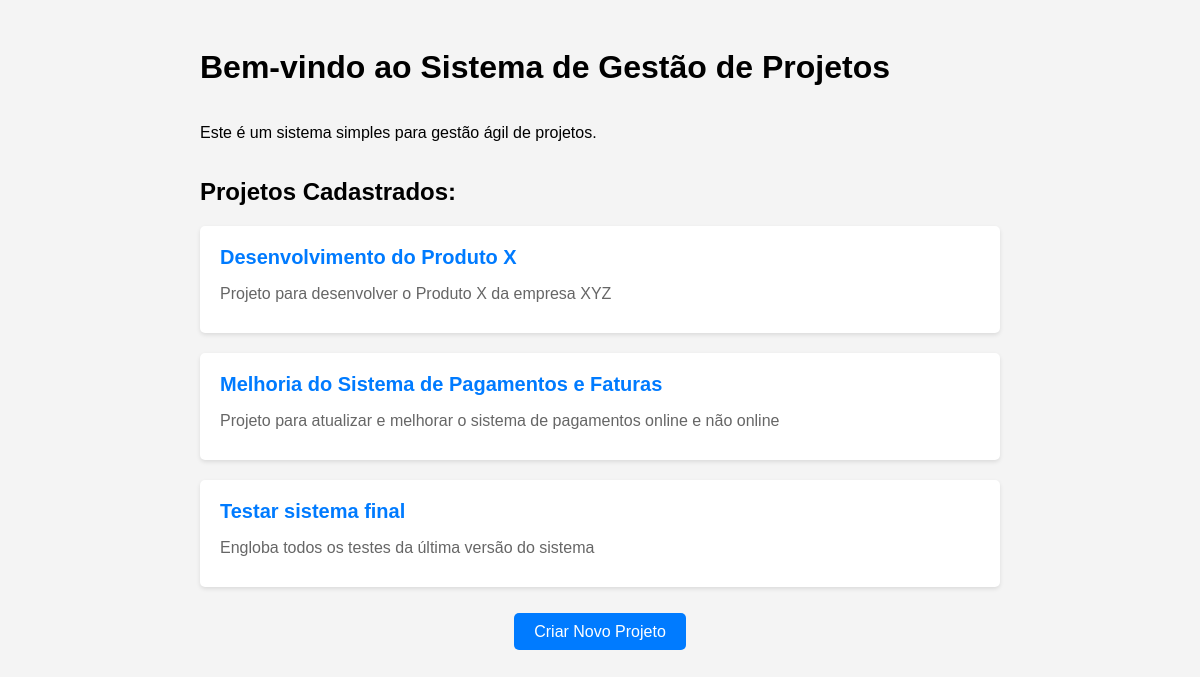
The page / on the database its author committed.
### tables this page shows
CREATE TABLE projetos (
                        id INTEGER PRIMARY KEY AUTOINCREMENT,
                        nome TEXT NOT NULL,
                        descricao TEXT NOT NULL,
                        data_criacao DATE NOT NULL DEFAULT CURRENT_DATE
                     );

### app.py (the view)
@app.route('/')
def index():
    projetos = get_all_projects()
    return render_template('index.html', projetos=projetos)

### database.py (called while the page is built)
def get_all_projects():
    conn = sqlite3.connect(DB_FILE)
    c = conn.cursor()
    c.execute('SELECT * FROM projetos')
    projetos = c.fetchall()
    conn.close()
    return projetos

### templates/index.html (shortened to what this page needs)
<!DOCTYPE html>
<html lang="en">
<head>
    <link rel="stylesheet" href="{{ url_for('static', filename='styles.css') }}">
</head>
<body>
    <div class="container">
        <h1>Bem-vindo ao Sistema de Gestão de Projetos</h1>
        <p>Este é um sistema simples para gestão ágil de projetos.</p>
        <div class="projects">
            <h2>Projetos Cadastrados:</h2>
            {% for projeto in projetos %}
                <div class="project-box">
                    <a href="{{ url_for('detalhes_projeto', projeto_id=projeto[0]) }}" class="project-title">{{ projeto[1] }}</a>
                    <p class="project-description">{{ projeto[2] }}</p>
                </div>
            {% endfor %}
        </div>
        <div class="center-btn">
            <p><a href="{{ url_for('criar_projeto') }}" class="btn">Criar Novo Projeto</a></p>
        </div>
    </div>
</body>
</html>

### static/styles.css (style rules this page uses)
body { font-family: Arial, sans-serif; background-color: #f4f4f4; }
.container { display: flex; flex-direction: column; max-width: 800px; margin: 0 auto; padding: 20px; }
.project-box { background-color: #ffffff; border-radius: 5px; box-shadow: 0 2px 4px rgba(0, 0, 0, 0.1); margin-bottom: 20px; padding: 20px; transition: transform 0.2s ease; }
.project-title { font-size: 20px; font-weight: bold; color: #333333; margin-bottom: 10px; }
.project-description { font-size: 16px; color: #666666; margin-bottom: 10px; }
.project-box a { color: #007bff; text-decoration: none; }
.btn { background-color: #007bff; color: #ffffff; border: none; border-radius: 5px; padding: 10px 20px; text-decoration: none; cursor: pointer; transition: background-color 0.3s ease; width: 150px; }
.center-btn { display: flex; justify-content: center; }

### rows shown on the page
projetos: nome "Desenvolvimento do Produto X", descricao "Projeto para desenvolver o Produto X da empresa XYZ"
projetos: nome "Melhoria do Sistema de Pagamentos e Faturas", descricao "Projeto para atualizar e melhorar o sistema de pagamentos online e não online"
projetos: nome "Testar sistema final", descricao "Engloba todos os testes da última versão do sistema"
